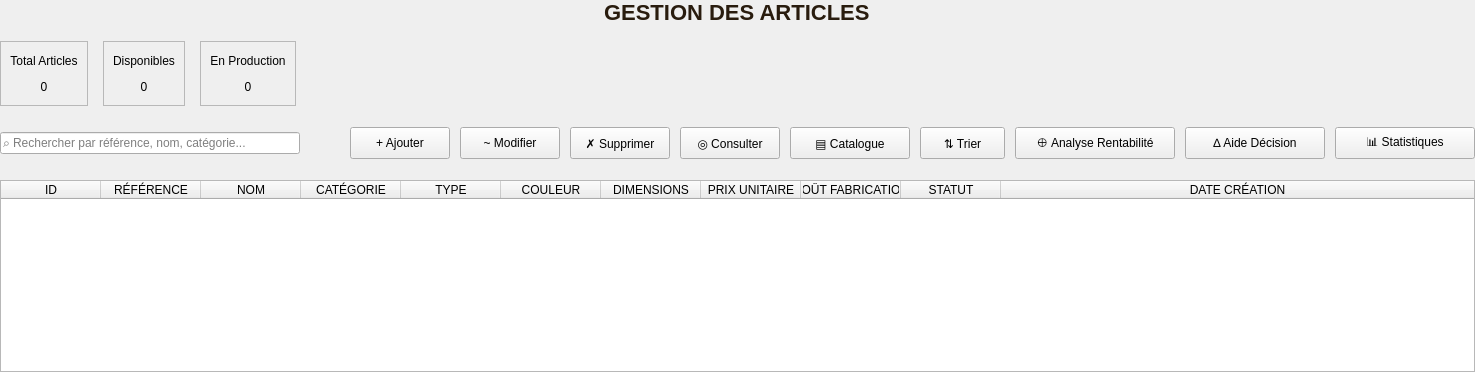
            <widget class="QWidget" name="articlesPage">
             <layout class="QVBoxLayout" name="verticalLayout_articles">
              <property name="spacing">
               <number>16</number>
              </property>
              <property name="leftMargin">
               <number>0</number>
              </property>
              <property name="topMargin">
               <number>0</number>
              </property>
              <property name="rightMargin">
               <number>0</number>
              </property>
              <property name="bottomMargin">
               <number>0</number>
              </property>
              <item alignment="Qt::AlignmentFlag::AlignHCenter">
               <widget class="QLabel" name="articlesTitle">
                <property name="styleSheet">
                 <string notr="true">color: #291C0E; font-family: 'Times New Roman', serif; font-size: 22px; font-weight: bold;</string>
                </property>
                <property name="text">
                 <string>GESTION DES ARTICLES</string>
                </property>
               </widget>
              </item>
              <item>
               <widget class="QWidget" name="statsContainerArticle" native="true">
                <property name="minimumSize">
                 <size>
                  <width>0</width>
                  <height>65</height>
                 </size>
                </property>
                <property name="maximumSize">
                 <size>
                  <width>16777215</width>
                  <height>65</height>
                 </size>
                </property>
                <layout class="QHBoxLayout" name="horizontalLayout_statsArticle">
                 <property name="spacing">
                  <number>15</number>
                 </property>
                 <property name="leftMargin">
                  <number>0</number>
                 </property>
                 <property name="topMargin">
                  <number>0</number>
                 </property>
                 <property name="rightMargin">
                  <number>0</number>
                 </property>
                 <property name="bottomMargin">
                  <number>0</number>
                 </property>
                 <item>
                  <widget class="QFrame" name="statsCardArticle1">
                   <property name="frameShape">
                    <enum>QFrame::Shape::StyledPanel</enum>
                   </property>
                   <layout class="QVBoxLayout" name="verticalLayout_statsArticle1">
                    <item>
                     <widget class="QLabel" name="statsLabelArticle1">
                      <property name="text">
                       <string>Total Articles</string>
                      </property>
                      <property name="alignment">
                       <set>Qt::AlignmentFlag::AlignCenter</set>
                      </property>
                     </widget>
                    </item>
                    <item>
                     <widget class="QLabel" name="statsValueArticle1">
                      <property name="text">
                       <string>0</string>
                      </property>
                      <property name="alignment">
                       <set>Qt::AlignmentFlag::AlignCenter</set>
                      </property>
                     </widget>
                    </item>
                   </layout>
                  </widget>
                 </item>
                 <item>
                  <widget class="QFrame" name="statsCardArticle2">
                   <property name="frameShape">
                    <enum>QFrame::Shape::StyledPanel</enum>
                   </property>
                   <layout class="QVBoxLayout" name="verticalLayout_statsArticle2">
                    <item>
                     <widget class="QLabel" name="statsLabelArticle2">
                      <property name="text">
                       <string>Disponibles</string>
                      </property>
                      <property name="alignment">
                       <set>Qt::AlignmentFlag::AlignCenter</set>
                      </property>
                     </widget>
                    </item>
                    <item>
                     <widget class="QLabel" name="statsValueArticle2">
                      <property name="text">
                       <string>0</string>
                      </property>
                      <property name="alignment">
                       <set>Qt::AlignmentFlag::AlignCenter</set>
                      </property>
                     </widget>
                    </item>
                   </layout>
                  </widget>
                 </item>
                 <item>
                  <widget class="QFrame" name="statsCardArticle3">
                   <property name="frameShape">
                    <enum>QFrame::Shape::StyledPanel</enum>
                   </property>
                   <layout class="QVBoxLayout" name="verticalLayout_statsArticle3">
                    <item>
                     <widget class="QLabel" name="statsLabelArticle3">
                      <property name="text">
                       <string>En Production</string>
                      </property>
                      <property name="alignment">
                       <set>Qt::AlignmentFlag::AlignCenter</set>
                      </property>
                     </widget>
                    </item>
                    <item>
                     <widget class="QLabel" name="statsValueArticle3">
                      <property name="text">
                       <string>0</string>
                      </property>
                      <property name="alignment">
                       <set>Qt::AlignmentFlag::AlignCenter</set>
                      </property>
                     </widget>
                    </item>
                   </layout>
                  </widget>
                 </item>
                 <item>
                  <spacer name="horizontalSpacer_statsArticle">
                   <property name="orientation">
                    <enum>Qt::Orientation::Horizontal</enum>
                   </property>
                   <property name="sizeHint" stdset="0">
                    <size>
                     <width>40</width>
                     <height>20</height>
                    </size>
                   </property>
                  </spacer>
                 </item>
                </layout>
               </widget>
              </item>
              <item>
               <widget class="QWidget" name="articlesToolbar" native="true">
                <property name="minimumSize">
                 <size>
                  <width>0</width>
                  <height>42</height>
                 </size>
                </property>
                <property name="maximumSize">
                 <size>
                  <width>16777215</width>
                  <height>42</height>
                 </size>
                </property>
                <layout class="QHBoxLayout" name="horizontalLayout_articles">
                 <property name="spacing">
                  <number>10</number>
                 </property>
                 <property name="leftMargin">
                  <number>0</number>
                 </property>
                 <property name="topMargin">
                  <number>0</number>
                 </property>
                 <property name="rightMargin">
                  <number>0</number>
                 </property>
                 <property name="bottomMargin">
                  <number>0</number>
                 </property>
                 <item>
                  <widget class="QLineEdit" name="searchBoxArticle">
                   <property name="minimumSize">
                    <size>
                     <width>300</width>
                     <height>0</height>
                    </size>
                   </property>
                   <property name="placeholderText">
                    <string>⌕ Rechercher par référence, nom, catégorie...</string>
                   </property>
                  </widget>
                 </item>
                 <item>
                  <spacer name="horizontalSpacer_articles">
                   <property name="orientation">
                    <enum>Qt::Orientation::Horizontal</enum>
                   </property>
                   <property name="sizeHint" stdset="0">
                    <size>
                     <width>40</width>
                     <height>20</height>
                    </size>
                   </property>
                  </spacer>
                 </item>
                 <item>
                  <widget class="QPushButton" name="btnAddArticle">
                   <property name="minimumSize">
                    <size>
                     <width>100</width>
                     <height>32</height>
                    </size>
                   </property>
                   <property name="text">
                    <string>+ Ajouter</string>
                   </property>
                  </widget>
                 </item>
                 <item>
                  <widget class="QPushButton" name="btnEditArticle">
                   <property name="minimumSize">
                    <size>
                     <width>100</width>
                     <height>32</height>
                    </size>
                   </property>
                   <property name="text">
                    <string>~ Modifier</string>
                   </property>
                  </widget>
                 </item>
                 <item>
                  <widget class="QPushButton" name="btnDeleteArticle">
                   <property name="minimumSize">
                    <size>
                     <width>100</width>
                     <height>32</height>
                    </size>
                   </property>
                   <property name="text">
                    <string>✗ Supprimer</string>
                   </property>
                  </widget>
                 </item>
                 <item>
                  <widget class="QPushButton" name="btnViewArticle">
                   <property name="minimumSize">
                    <size>
                     <width>100</width>
                     <height>32</height>
                    </size>
                   </property>
                   <property name="text">
                    <string>◎ Consulter</string>
                   </property>
                  </widget>
                 </item>
                 <item>
                  <widget class="QPushButton" name="btnExportPdfArticle">
                   <property name="minimumSize">
                    <size>
                     <width>120</width>
                     <height>32</height>
                    </size>
                   </property>
                   <property name="text">
                    <string>▤ Catalogue</string>
                   </property>
                  </widget>
                 </item>
                 <item>
                  <widget class="QPushButton" name="btnTriArticle">
                   <property name="minimumSize">
                    <size>
                     <width>85</width>
                     <height>32</height>
                    </size>
                   </property>
                   <property name="text">
                    <string>⇅ Trier</string>
                   </property>
                  </widget>
                 </item>
                 <item>
                  <widget class="QPushButton" name="btnAnalyseRentabilite">
                   <property name="minimumSize">
                    <size>
                     <width>160</width>
                     <height>32</height>
                    </size>
                   </property>
                   <property name="text">
                    <string>⊕ Analyse Rentabilité</string>
                   </property>
                  </widget>
                 </item>
                 <item>
                  <widget class="QPushButton" name="btnAideDecision">
                   <property name="minimumSize">
                    <size>
                     <width>140</width>
                     <height>32</height>
                    </size>
                   </property>
                   <property name="text">
                    <string>∆ Aide Décision</string>
                   </property>
                  </widget>
                 </item>
                 <item>
                  <widget class="QPushButton" name="btnStatistiquesArticle">
                   <property name="minimumSize">
                    <size>
                     <width>140</width>
                     <height>32</height>
                    </size>
                   </property>
                   <property name="text">
                    <string>📊 Statistiques</string>
                   </property>
                  </widget>
                 </item>
                </layout>
               </widget>
              </item>
              <item>
               <widget class="QTableWidget" name="articleTable">
                <property name="enabled">
                 <bool>true</bool>
                </property>
                <property name="editTriggers">
                 <set>QAbstractItemView::EditTrigger::NoEditTriggers</set>
                </property>
                <property name="alternatingRowColors">
                 <bool>true</bool>
                </property>
                <property name="selectionBehavior">
                 <enum>QAbstractItemView::SelectionBehavior::SelectRows</enum>
                </property>
                <property name="showGrid">
                 <bool>true</bool>
                </property>
                <property name="sortingEnabled">
                 <bool>true</bool>
                </property>
                <attribute name="horizontalHeaderStretchLastSection">
                 <bool>true</bool>
                </attribute>
                <column>
                 <property name="text">
                  <string>ID</string>
                 </property>
                </column>
                <column>
                 <property name="text">
                  <string>RÉFÉRENCE</string>
                 </property>
                </column>
                <column>
                 <property name="text">
                  <string>NOM</string>
                 </property>
                </column>
                <column>
                 <property name="text">
                  <string>CATÉGORIE</string>
                 </property>
                </column>
                <column>
                 <property name="text">
                  <string>TYPE</string>
                 </property>
                </column>
                <column>
                 <property name="text">
                  <string>COULEUR</string>
                 </property>
                </column>
                <column>
                 <property name="text">
                  <string>DIMENSIONS</string>
                 </property>
                </column>
                <column>
                 <property name="text">
                  <string>PRIX UNITAIRE</string>
                 </property>
                </column>
                <column>
                 <property name="text">
                  <string>COÛT FABRICATION</string>
                 </property>
                </column>
                <column>
                 <property name="text">
                  <string>STATUT</string>
                 </property>
                </column>
                <column>
                 <property name="text">
                  <string>DATE CRÉATION</string>
                 </property>
                </column>
               </widget>
              </item>
             </layout>
            </widget>
